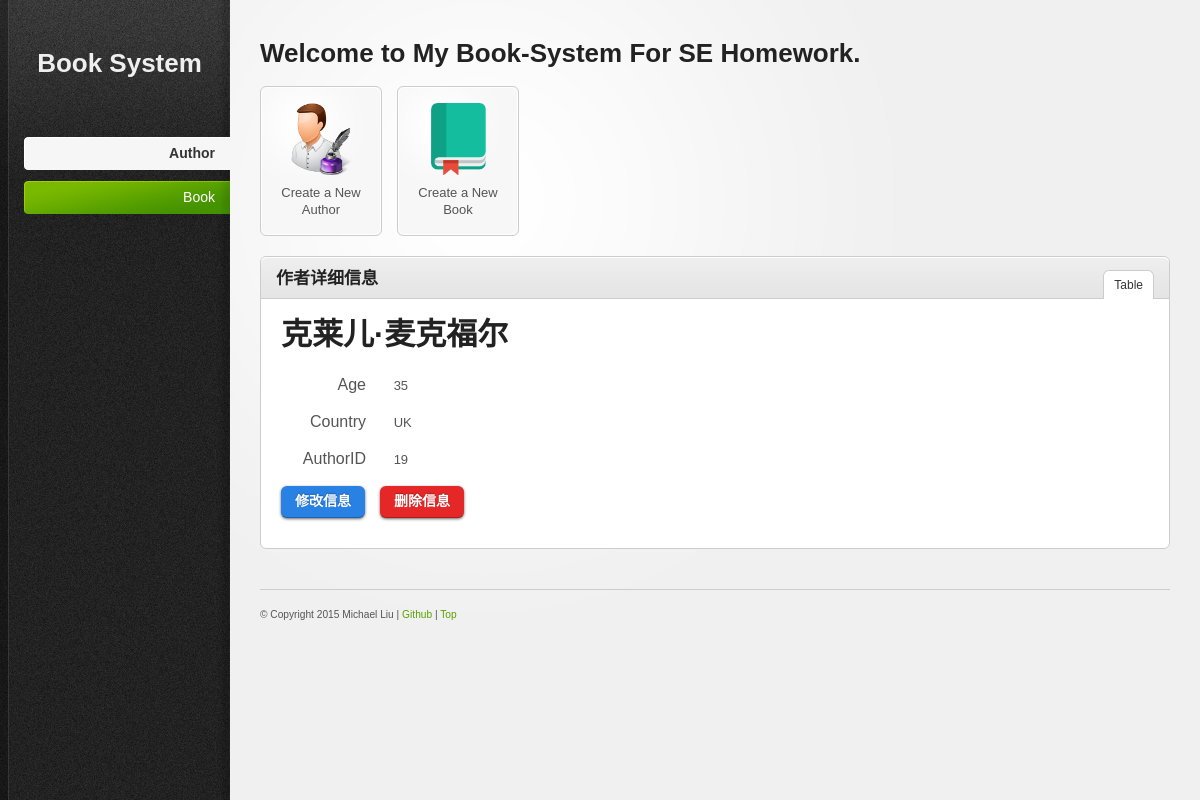
The page /author/detail/19/ on the database its author committed.
### bookmanagement/models.py (models this page shows, shortened)
class Author(models.Model):
    COUNTRY_ENUM = countryEnumTuple()
    AuthorID = models.AutoField(primary_key=True)
    Name = models.CharField(max_length=128)
    Age = models.IntegerField()
    Country = models.CharField(max_length=128,choices=COUNTRY_ENUM)
    class META:
        ordering = ['Name']

### bookmanagement/views.py (the view)
        class Detail(DetailView):
            model = t_model

### bookmanagement/templates/bookmanagement/author_detail.html (shortened to what this page needs)
{% extends "base.html" %}
{% load staticfiles %}
{% block boxtitle %}
    作者详细信息
{% endblock %}
{% block currentauthor %}current{% endblock %}
{% block content %}
<h1 style="position: inherit; color: #222222;margin-bottom: 20px">{{ object.Name }}</h1>
<p><span class="item_title">Age</span> {{ object.Age }}</p>
<p><span class="item_title">Country</span> {{ object.get_Country_display }}</p>
<p><span class="item_title">AuthorID</span> {{  object.AuthorID  }}</p>
<p style="font-size: large">
<a href="../../update/{{ object.AuthorID }}" class="large buttoni blue">修改信息</a>
<a href="../../delete/{{ object.AuthorID }}" class="large buttoni red">删除信息</a>
</p>
{% endblock %}

### bookmanagement/static/css/style.css (style rules this page uses)
html { font-size: 100%; height: 100%; margin-bottom: 1px; }
body { font-family: Arial, Helvetica, sans-serif; color: #555; background: #f0f0f0 url('../images/bg-body.gif') top left repeat-y; font-size: 12px; }
h1, h2, h3, h4, h5, h6 { font-family: Helvetica, Arial, sans-serif; color: #222; font-weight: bold; }
h1 { font-family: Calibri, Helvetica, Arial, sans-serif; font-size: 31px; font-weight: bold; color: #fff; position: absolute; top: -1000px; }
a { color: #57a000; text-decoration: none; }
p { padding: 5px 0 10px 0; line-height: 1.6em; }
.buttoni, .buttoni:visited { background: #222 url(overlay.png) repeat-x; display: inline-block; padding: 5px 10px 6px; margin-right: 10px; color: #fff; text-decoration: none; -moz-border-radius: 6px; -webkit-border-radius: 6px; -moz-box-shadow: 0 1px 3px rgba(0,0,0,0.6); -webkit-box-shadow: 0 1px 3px rgba(0,0,0,0.6); text-shadow: 0 -1px 1px rgba(0,0,0,0.25); border-bottom: 1px solid rgba(0,0,0,0.25); position: relative; cursor: pointer }
.buttoni, .buttoni:visited, .medium.buttoni, .medium.buttoni:visited { font-size: 13px; font-weight: bold; line-height: 1; text-shadow: 0 -1px 1px rgba(0,0,0,0.25); }
.large.buttoni, .large.buttoni:visited { font-size: 14px; padding: 8px 14px 9px; }
.red.buttoni, .red.buttoni:visited { background-color: #e62727; }
.blue.buttoni, .blue.buttoni:visited { background-color: #2981e4; }

### bookmanagement/templates/bookmanagement/author_detail.html (style rules this page uses)
.item_title { min-width: 85px; display: inline-table; text-align: right; padding-right: 24px; font-size: 16px; }

### rows shown on the page
Author: Name "克莱儿·麦克福尔", Age "35", Country "UK", AuthorID "19"
